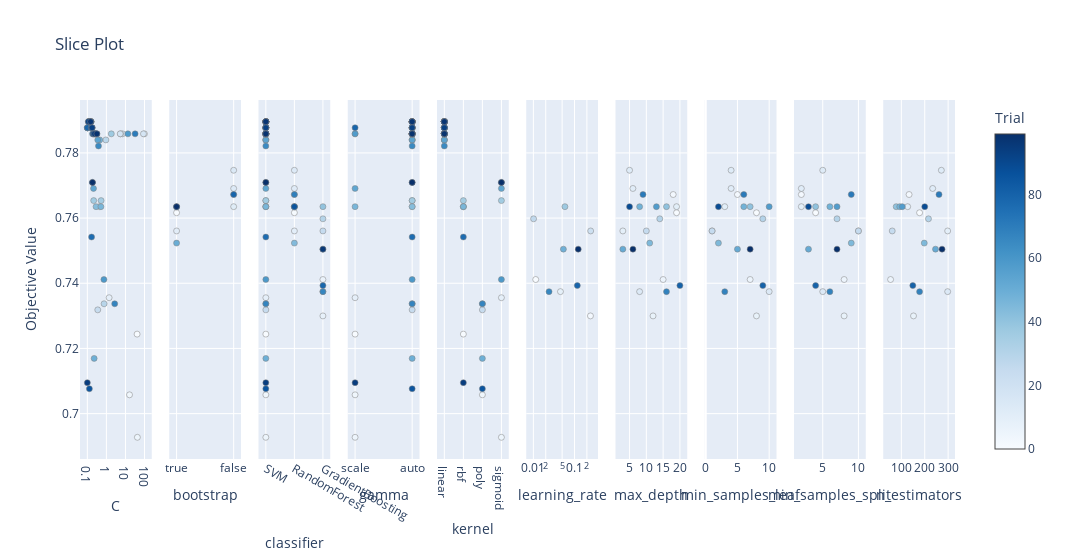

Write notebook code for a chart like this one.
### Code cell
# 3. Slice Plot
plot_slice(study).show()

### Figure 1 — Plotly figure (JSON) as saved in the notebook; plotly's stock layout.template omitted (floating-point values rounded to 4 significant figures)
{"data": [{"marker": {"color": [0, 2, 4, 5, 7, 9, 15, 16, 17, 18, 19, 20, 21, 22, 23, 24, 26, 27, 28, 29, 31, 32, 33, 34, 35, 36, 37, 38, 39, 41, 42, 43, 45, 46, 48, 49, 51, 52, 53, 54, 55, 57, 58, 59, 60, 61, 62, 63, 64, 65, 67, 68, 70, 71, 72, 73, 74, 75, 76, 77, 79, 80, 81, 82, 83, 84, 85, 87, 88, 89, 90, 91, 92, 93, 94, 95, 97, 98, 99], "colorbar": {"title": {"text": "Trial"}, "x": 1, "xpad": 40}, "colorscale": [[0, "rgb(247,251,255)"], [0.125, "rgb(222,235,247)"], [0.25, "rgb(198,219,239)"], [0.375, "rgb(158,202,225)"], [0.5, "rgb(107,174,214)"], [0.625, "rgb(66,146,198)"], [0.75, "rgb(33,113,181)"], [0.875, "rgb(8,81,156)"], [1, "rgb(8,48,107)"]], "line": {"color": "Grey", "width": 0.5}, "showscale": true}, "mode": "markers", "name": "Feasible Trial", "showlegend": false, "type": "scatter", "x": [40.77, 0.4321, 16.34, 42.2, 98.65, 1.388, 6.997, 5.51, 87.94, 5.31, 0.1126, 0.1431, 0.1026, 0.1002, 0.1392, 0.3519, 0.3039, 0.2025, 0.9375, 0.7568, 0.1191, 0.1775, 0.1651, 0.107, 0.5263, 0.2157, 1.81, 0.2646, 0.1547, 0.1518, 0.1547, 0.2873, 0.1289, 0.514, 0.4478, 0.228, 0.1504, 0.1363, 0.2113, 0.3525, 0.1011, 0.1577, 13.41, 0.7412, 0.2545, 0.1521, 0.1331, 0.188, 0.1017, 0.3843, 2.726, 0.1313, 32.02, 0.1283, 0.1791, 0.1256, 0.2697, 0.2041, 0.167, 0.1199, 0.1, 0.318, 0.1575, 0.2277, 0.154, 0.1844, 0.128, 0.2597, 0.1215, 0.2078, 0.1465, 0.1424, 0.1137, 0.1779, 0.1001, 0.2392, 0.1481, 0.3157, 0.1866], "xaxis": "x", "y": [0.7244, 0.7635, 0.7058, 0.6927, 0.7858, 0.7356, 0.7858, 0.7858, 0.7858, 0.7858, 0.7896, 0.7896, 0.7877, 0.7877, 0.7896, 0.7318, 0.7858, 0.7858, 0.784, 0.7337, 0.7896, 0.7877, 0.7877, 0.7877, 0.7654, 0.7654, 0.7858, 0.7858, 0.7896, 0.7896, 0.7896, 0.7635, 0.7896, 0.7635, 0.784, 0.7169, 0.7896, 0.7896, 0.7691, 0.784, 0.7877, 0.7896, 0.7858, 0.7412, 0.7858, 0.7896, 0.7896, 0.7858, 0.7877, 0.7821, 0.7337, 0.7896, 0.7858, 0.7896, 0.7877, 0.7896, 0.7858, 0.7858, 0.7542, 0.7896, 0.7877, 0.7858, 0.7877, 0.7858, 0.7896, 0.7709, 0.7076, 0.7858, 0.7896, 0.7858, 0.7896, 0.7896, 0.7896, 0.7877, 0.7095, 0.7858, 0.7896, 0.7858, 0.7709], "yaxis": "y"}, {"marker": {"color": [1, 3, 10, 11, 12, 13, 44, 47, 56, 69, 86], "colorbar": {"title": {"text": "Trial"}, "x": 1, "xpad": 40}, "colorscale": [[0, "rgb(247,251,255)"], [0.125, "rgb(222,235,247)"], [0.25, "rgb(198,219,239)"], [0.375, "rgb(158,202,225)"], [0.5, "rgb(107,174,214)"], [0.625, "rgb(66,146,198)"], [0.75, "rgb(33,113,181)"], [0.875, "rgb(8,81,156)"], [1, "rgb(8,48,107)"]], "line": {"color": "Grey", "width": 0.5}, "showscale": false}, "mode": "markers", "name": "Feasible Trial", "showlegend": false, "type": "scatter", "x": [true, false, true, false, false, false, true, true, true, false, true], "xaxis": "x2", "y": [0.7616, 0.7672, 0.7561, 0.7635, 0.7691, 0.7747, 0.7523, 0.7635, 0.7635, 0.7672, 0.7635], "yaxis": "y2"}, {"marker": {"color": [0, 1, 2, 3, 4, 5, 6, 7, 8, 9, 10, 11, 12, 13, 14, 15, 16, 17, 18, 19, 20, 21, 22, 23, 24, 25, 26, 27, 28, 29, 30, 31, 32, 33, 34, 35, 36, 37, 38, 39, 40, 41, 42, 43, 44, 45, 46, 47, 48, 49, 50, 51, 52, 53, 54, 55, 56, 57, 58, 59, 60, 61, 62, 63, 64, 65, 66, 67, 68, 69, 70, 71, 72, 73, 74, 75, 76, 77, 78, 79, 80, 81, 82, 83, 84, 85, 86, 87, 88, 89, 90, 91, 92, 93, 94, 95, 96, 97, 98, 99], "colorbar": {"title": {"text": "Trial"}, "x": 1, "xpad": 40}, "colorscale": [[0, "rgb(247,251,255)"], [0.125, "rgb(222,235,247)"], [0.25, "rgb(198,219,239)"], [0.375, "rgb(158,202,225)"], [0.5, "rgb(107,174,214)"], [0.625, "rgb(66,146,198)"], [0.75, "rgb(33,113,181)"], [0.875, "rgb(8,81,156)"], [1, "rgb(8,48,107)"]], "line": {"color": "Grey", "width": 0.5}, "showscale": false}, "mode": "markers", "name": "Feasible Trial", "showlegend": false, "type": "scatter", "x": ["SVM", "RandomForest", "SVM", "RandomForest", "SVM", "SVM", "GradientBoosting", "SVM", "GradientBoosting", "SVM", "RandomForest", "RandomForest", "RandomForest", "RandomForest", "GradientBoosting", "SVM", "SVM", "SVM", "SVM", "SVM", "SVM", "SVM", "SVM", "SVM", "SVM", "GradientBoosting", "SVM", "SVM", "SVM", "SVM", "GradientBoosting", "SVM", "SVM", "SVM", "SVM", "SVM", "SVM", "SVM", "SVM", "SVM", "GradientBoosting", "SVM", "SVM", "SVM", "RandomForest", "SVM", "SVM", "RandomForest", "SVM", "SVM", "GradientBoosting", "SVM", "SVM", "SVM", "SVM", "SVM", "RandomForest", "SVM", "SVM", "SVM", "SVM", "SVM", "SVM", "SVM", "SVM", "SVM", "GradientBoosting", "SVM", "SVM", "RandomForest", "SVM", "SVM", "SVM", "SVM", "SVM", "SVM", "SVM", "SVM", "GradientBoosting", "SVM", "SVM", "SVM", "SVM", "SVM", "SVM", "SVM", "RandomForest", "SVM", "SVM", "SVM", "SVM", "SVM", "SVM", "SVM", "SVM", "SVM", "GradientBoosting", "SVM", "SVM", "SVM"], "xaxis": "x3", "y": [0.7244, 0.7616, 0.7635, 0.7672, 0.7058, 0.6927, 0.7412, 0.7858, 0.73, 0.7356, 0.7561, 0.7635, 0.7691, 0.7747, 0.7374, 0.7858, 0.7858, 0.7858, 0.7858, 0.7896, 0.7896, 0.7877, 0.7877, 0.7896, 0.7318, 0.7561, 0.7858, 0.7858, 0.784, 0.7337, 0.7598, 0.7896, 0.7877, 0.7877, 0.7877, 0.7654, 0.7654, 0.7858, 0.7858, 0.7896, 0.7635, 0.7896, 0.7896, 0.7635, 0.7523, 0.7896, 0.7635, 0.7635, 0.784, 0.7169, 0.7505, 0.7896, 0.7896, 0.7691, 0.784, 0.7877, 0.7635, 0.7896, 0.7858, 0.7412, 0.7858, 0.7896, 0.7896, 0.7858, 0.7877, 0.7821, 0.7374, 0.7337, 0.7896, 0.7672, 0.7858, 0.7896, 0.7877, 0.7896, 0.7858, 0.7858, 0.7542, 0.7896, 0.7393, 0.7877, 0.7858, 0.7877, 0.7858, 0.7896, 0.7709, 0.7076, 0.7635, 0.7858, 0.7896, 0.7858, 0.7896, 0.7896, 0.7896, 0.7877, 0.7095, 0.7858, 0.7505, 0.7896, 0.7858, 0.7709], "yaxis": "y3"}, {"marker": {"color": [0, 2, 4, 5, 7, 9, 15, 16, 17, 18, 19, 20, 21, 22, 23, 24, 26, 27, 28, 29, 31, 32, 33, 34, 35, 36, 37, 38, 39, 41, 42, 43, 45, 46, 48, 49, 51, 52, 53, 54, 55, 57, 58, 59, 60, 61, 62, 63, 64, 65, 67, 68, 70, 71, 72, 73, 74, 75, 76, 77, 79, 80, 81, 82, 83, 84, 85, 87, 88, 89, 90, 91, 92, 93, 94, 95, 97, 98, 99], "colorbar": {"title": {"text": "Trial"}, "x": 1, "xpad": 40}, "colorscale": [[0, "rgb(247,251,255)"], [0.125, "rgb(222,235,247)"], [0.25, "rgb(198,219,239)"], [0.375, "rgb(158,202,225)"], [0.5, "rgb(107,174,214)"], [0.625, "rgb(66,146,198)"], [0.75, "rgb(33,113,181)"], [0.875, "rgb(8,81,156)"], [1, "rgb(8,48,107)"]], "line": {"color": "Grey", "width": 0.5}, "showscale": false}, "mode": "markers", "name": "Feasible Trial", "showlegend": false, "type": "scatter", "x": ["scale", "auto", "scale", "scale", "auto", "scale", "auto", "auto", "auto", "auto", "auto", "auto", "auto", "auto", "auto", "auto", "auto", "auto", "auto", "auto", "auto", "auto", "auto", "auto", "auto", "auto", "auto", "scale", "auto", "auto", "auto", "auto", "auto", "scale", "auto", "auto", "auto", "auto", "scale", "auto", "auto", "auto", "scale", "auto", "auto", "auto", "auto", "auto", "auto", "auto", "auto", "auto", "auto", "auto", "auto", "auto", "auto", "auto", "auto", "auto", "scale", "auto", "auto", "auto", "auto", "auto", "auto", "auto", "auto", "auto", "auto", "auto", "auto", "auto", "scale", "auto", "auto", "auto", "auto"], "xaxis": "x4", "y": [0.7244, 0.7635, 0.7058, 0.6927, 0.7858, 0.7356, 0.7858, 0.7858, 0.7858, 0.7858, 0.7896, 0.7896, 0.7877, 0.7877, 0.7896, 0.7318, 0.7858, 0.7858, 0.784, 0.7337, 0.7896, 0.7877, 0.7877, 0.7877, 0.7654, 0.7654, 0.7858, 0.7858, 0.7896, 0.7896, 0.7896, 0.7635, 0.7896, 0.7635, 0.784, 0.7169, 0.7896, 0.7896, 0.7691, 0.784, 0.7877, 0.7896, 0.7858, 0.7412, 0.7858, 0.7896, 0.7896, 0.7858, 0.7877, 0.7821, 0.7337, 0.7896, 0.7858, 0.7896, 0.7877, 0.7896, 0.7858, 0.7858, 0.7542, 0.7896, 0.7877, 0.7858, 0.7877, 0.7858, 0.7896, 0.7709, 0.7076, 0.7858, 0.7896, 0.7858, 0.7896, 0.7896, 0.7896, 0.7877, 0.7095, 0.7858, 0.7896, 0.7858, 0.7709], "yaxis": "y4"}, {"marker": {"color": [0, 2, 4, 5, 7, 9, 15, 16, 17, 18, 19, 20, 21, 22, 23, 24, 26, 27, 28, 29, 31, 32, 33, 34, 35, 36, 37, 38, 39, 41, 42, 43, 45, 46, 48, 49, 51, 52, 53, 54, 55, 57, 58, 59, 60, 61, 62, 63, 64, 65, 67, 68, 70, 71, 72, 73, 74, 75, 76, 77, 79, 80, 81, 82, 83, 84, 85, 87, 88, 89, 90, 91, 92, 93, 94, 95, 97, 98, 99], "colorbar": {"title": {"text": "Trial"}, "x": 1, "xpad": 40}, "colorscale": [[0, "rgb(247,251,255)"], [0.125, "rgb(222,235,247)"], [0.25, "rgb(198,219,239)"], [0.375, "rgb(158,202,225)"], [0.5, "rgb(107,174,214)"], [0.625, "rgb(66,146,198)"], [0.75, "rgb(33,113,181)"], [0.875, "rgb(8,81,156)"], [1, "rgb(8,48,107)"]], "line": {"color": "Grey", "width": 0.5}, "showscale": false}, "mode": "markers", "name": "Feasible Trial", "showlegend": false, "type": "scatter", "x": ["rbf", "rbf", "poly", "sigmoid", "linear", "sigmoid", "linear", "linear", "linear", "linear", "linear", "linear", "linear", "linear", "linear", "poly", "linear", "linear", "linear", "poly", "linear", "linear", "linear", "linear", "rbf", "sigmoid", "linear", "linear", "linear", "linear", "linear", "rbf", "linear", "rbf", "linear", "poly", "linear", "linear", "sigmoid", "linear", "linear", "linear", "linear", "sigmoid", "linear", "linear", "linear", "linear", "linear", "linear", "poly", "linear", "linear", "linear", "linear", "linear", "linear", "linear", "rbf", "linear", "linear", "linear", "linear", "linear", "linear", "sigmoid", "poly", "linear", "linear", "linear", "linear", "linear", "linear", "linear", "rbf", "linear", "linear", "linear", "sigmoid"], "xaxis": "x5", "y": [0.7244, 0.7635, 0.7058, 0.6927, 0.7858, 0.7356, 0.7858, 0.7858, 0.7858, 0.7858, 0.7896, 0.7896, 0.7877, 0.7877, 0.7896, 0.7318, 0.7858, 0.7858, 0.784, 0.7337, 0.7896, 0.7877, 0.7877, 0.7877, 0.7654, 0.7654, 0.7858, 0.7858, 0.7896, 0.7896, 0.7896, 0.7635, 0.7896, 0.7635, 0.784, 0.7169, 0.7896, 0.7896, 0.7691, 0.784, 0.7877, 0.7896, 0.7858, 0.7412, 0.7858, 0.7896, 0.7896, 0.7858, 0.7877, 0.7821, 0.7337, 0.7896, 0.7858, 0.7896, 0.7877, 0.7896, 0.7858, 0.7858, 0.7542, 0.7896, 0.7877, 0.7858, 0.7877, 0.7858, 0.7896, 0.7709, 0.7076, 0.7858, 0.7896, 0.7858, 0.7896, 0.7896, 0.7896, 0.7877, 0.7095, 0.7858, 0.7896, 0.7858, 0.7709], "yaxis": "y5"}, {"marker": {"color": [6, 8, 14, 25, 30, 40, 50, 66, 78, 96], "colorbar": {"title": {"text": "Trial"}, "x": 1, "xpad": 40}, "colorscale": [[0, "rgb(247,251,255)"], [0.125, "rgb(222,235,247)"], [0.25, "rgb(198,219,239)"], [0.375, "rgb(158,202,225)"], [0.5, "rgb(107,174,214)"], [0.625, "rgb(66,146,198)"], [0.75, "rgb(33,113,181)"], [0.875, "rgb(8,81,156)"], [1, "rgb(8,48,107)"]], "line": {"color": "Grey", "width": 0.5}, "showscale": false}, "mode": "markers", "name": "Feasible Trial", "showlegend": false, "type": "scatter", "x": [0.01141, 0.2443, 0.04558, 0.2471, 0.01013, 0.05848, 0.0537, 0.02404, 0.1171, 0.1232], "xaxis": "x6", "y": [0.7412, 0.73, 0.7374, 0.7561, 0.7598, 0.7635, 0.7505, 0.7374, 0.7393, 0.7505], "yaxis": "y6"}, {"marker": {"color": [1, 3, 6, 8, 10, 11, 12, 13, 14, 25, 30, 40, 44, 47, 50, 56, 66, 69, 78, 86, 96], "colorbar": {"title": {"text": "Trial"}, "x": 1, "xpad": 40}, "colorscale": [[0, "rgb(247,251,255)"], [0.125, "rgb(222,235,247)"], [0.25, "rgb(198,219,239)"], [0.375, "rgb(158,202,225)"], [0.5, "rgb(107,174,214)"], [0.625, "rgb(66,146,198)"], [0.75, "rgb(33,113,181)"], [0.875, "rgb(8,81,156)"], [1, "rgb(8,48,107)"]], "line": {"color": "Grey", "width": 0.5}, "showscale": false}, "mode": "markers", "name": "Feasible Trial", "showlegend": false, "type": "scatter", "x": [19, 18, 15, 12, 3, 19, 6, 5, 8, 10, 14, 16, 11, 8, 3, 13, 16, 9, 20, 5, 6], "xaxis": "x7", "y": [0.7616, 0.7672, 0.7412, 0.73, 0.7561, 0.7635, 0.7691, 0.7747, 0.7374, 0.7561, 0.7598, 0.7635, 0.7523, 0.7635, 0.7505, 0.7635, 0.7374, 0.7672, 0.7393, 0.7635, 0.7505], "yaxis": "y7"}, {"marker": {"color": [1, 3, 6, 8, 10, 11, 12, 13, 14, 25, 30, 40, 44, 47, 50, 56, 66, 69, 78, 86, 96], "colorbar": {"title": {"text": "Trial"}, "x": 1, "xpad": 40}, "colorscale": [[0, "rgb(247,251,255)"], [0.125, "rgb(222,235,247)"], [0.25, "rgb(198,219,239)"], [0.375, "rgb(158,202,225)"], [0.5, "rgb(107,174,214)"], [0.625, "rgb(66,146,198)"], [0.75, "rgb(33,113,181)"], [0.875, "rgb(8,81,156)"], [1, "rgb(8,48,107)"]], "line": {"color": "Grey", "width": 0.5}, "showscale": false}, "mode": "markers", "name": "Feasible Trial", "showlegend": false, "type": "scatter", "x": [8, 5, 7, 8, 1, 3, 4, 4, 10, 1, 9, 7, 2, 6, 5, 10, 3, 6, 9, 2, 7], "xaxis": "x8", "y": [0.7616, 0.7672, 0.7412, 0.73, 0.7561, 0.7635, 0.7691, 0.7747, 0.7374, 0.7561, 0.7598, 0.7635, 0.7523, 0.7635, 0.7505, 0.7635, 0.7374, 0.7672, 0.7393, 0.7635, 0.7505], "yaxis": "y8"}, {"marker": {"color": [1, 3, 6, 8, 10, 11, 12, 13, 14, 25, 30, 40, 44, 47, 50, 56, 66, 69, 78, 86, 96], "colorbar": {"title": {"text": "Trial"}, "x": 1, "xpad": 40}, "colorscale": [[0, "rgb(247,251,255)"], [0.125, "rgb(222,235,247)"], [0.25, "rgb(198,219,239)"], [0.375, "rgb(158,202,225)"], [0.5, "rgb(107,174,214)"], [0.625, "rgb(66,146,198)"], [0.75, "rgb(33,113,181)"], [0.875, "rgb(8,81,156)"], [1, "rgb(8,48,107)"]], "line": {"color": "Grey", "width": 0.5}, "showscale": false}, "mode": "markers", "name": "Feasible Trial", "showlegend": false, "type": "scatter", "x": [4, 2, 8, 8, 10, 2, 2, 5, 5, 10, 7, 4, 9, 6, 3, 7, 6, 9, 4, 3, 7], "xaxis": "x9", "y": [0.7616, 0.7672, 0.7412, 0.73, 0.7561, 0.7635, 0.7691, 0.7747, 0.7374, 0.7561, 0.7598, 0.7635, 0.7523, 0.7635, 0.7505, 0.7635, 0.7374, 0.7672, 0.7393, 0.7635, 0.7505], "yaxis": "y9"}, {"marker": {"color": [1, 3, 6, 8, 10, 11, 12, 13, 14, 25, 30, 40, 44, 47, 50, 56, 66, 69, 78, 86, 96], "colorbar": {"title": {"text": "Trial"}, "x": 1, "xpad": 40}, "colorscale": [[0, "rgb(247,251,255)"], [0.125, "rgb(222,235,247)"], [0.25, "rgb(198,219,239)"], [0.375, "rgb(158,202,225)"], [0.5, "rgb(107,174,214)"], [0.625, "rgb(66,146,198)"], [0.75, "rgb(33,113,181)"], [0.875, "rgb(8,81,156)"], [1, "rgb(8,48,107)"]], "line": {"color": "Grey", "width": 0.5}, "showscale": false}, "mode": "markers", "name": "Feasible Trial", "showlegend": false, "type": "scatter", "x": [178, 133, 54, 152, 298, 127, 234, 271, 298, 61, 216, 78, 198, 93, 246, 104, 178, 261, 149, 200, 274], "xaxis": "x10", "y": [0.7616, 0.7672, 0.7412, 0.73, 0.7561, 0.7635, 0.7691, 0.7747, 0.7374, 0.7561, 0.7598, 0.7635, 0.7523, 0.7635, 0.7505, 0.7635, 0.7374, 0.7672, 0.7393, 0.7635, 0.7505], "yaxis": "y10"}], "layout": {"title": {"text": "Slice Plot"}, "width": 3000, "xaxis": {"anchor": "y", "domain": [0, 0.082], "title": {"text": "C"}, "type": "log"}, "xaxis10": {"anchor": "y10", "domain": [0.918, 1.0], "title": {"text": "n_estimators"}}, "xaxis2": {"anchor": "y2", "categoryarray": [true, false], "categoryorder": "array", "domain": [0.102, 0.184], "title": {"text": "bootstrap"}, "type": "category"}, "xaxis3": {"anchor": "y3", "categoryarray": ["SVM", "RandomForest", "GradientBoosting"], "categoryorder": "array", "domain": [0.204, 0.286], "title": {"text": "classifier"}, "type": "category"}, "xaxis4": {"anchor": "y4", "categoryarray": ["scale", "auto"], "categoryorder": "array", "domain": [0.306, 0.388], "title": {"text": "gamma"}, "type": "category"}, "xaxis5": {"anchor": "y5", "categoryarray": ["linear", "rbf", "poly", "sigmoid"], "categoryorder": "array", "domain": [0.408, 0.49], "title": {"text": "kernel"}, "type": "category"}, "xaxis6": {"anchor": "y6", "domain": [0.51, 0.592], "title": {"text": "learning_rate"}, "type": "log"}, "xaxis7": {"anchor": "y7", "domain": [0.612, 0.694], "title": {"text": "max_depth"}}, "xaxis8": {"anchor": "y8", "domain": [0.714, 0.796], "title": {"text": "min_samples_leaf"}}, "xaxis9": {"anchor": "y9", "domain": [0.816, 0.898], "title": {"text": "min_samples_split"}}, "yaxis": {"anchor": "x", "domain": [0, 1], "title": {"text": "Objective Value"}}, "yaxis10": {"anchor": "x10", "domain": [0, 1], "matches": "y", "showticklabels": false}, "yaxis2": {"anchor": "x2", "domain": [0, 1], "matches": "y", "showticklabels": false}, "yaxis3": {"anchor": "x3", "domain": [0, 1], "matches": "y", "showticklabels": false}, "yaxis4": {"anchor": "x4", "domain": [0, 1], "matches": "y", "showticklabels": false}, "yaxis5": {"anchor": "x5", "domain": [0, 1], "matches": "y", "showticklabels": false}, "yaxis6": {"anchor": "x6", "domain": [0, 1], "matches": "y", "showticklabels": false}, "yaxis7": {"anchor": "x7", "domain": [0, 1], "matches": "y", "showticklabels": false}, "yaxis8": {"anchor": "x8", "domain": [0, 1], "matches": "y", "showticklabels": false}, "yaxis9": {"anchor": "x9", "domain": [0, 1], "matches": "y", "showticklabels": false}}}
